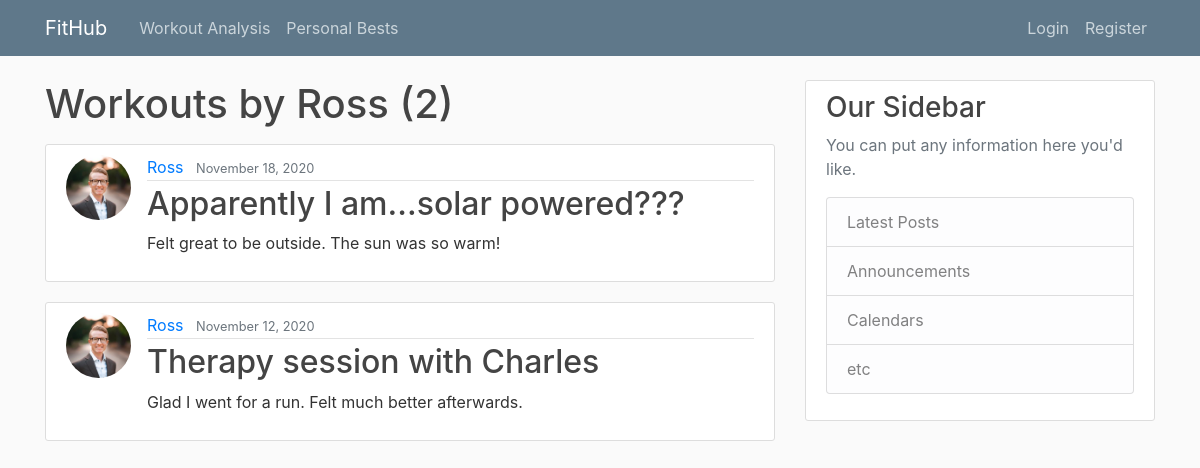
Screenshot of /user/Ross with the database file from the repository.
### blog/models.py (models this page shows, shortened)
class Workout(models.Model):
    date = models.DateTimeField(default=timezone.now)
    start_time = models.DateTimeField(default=timezone.now)
    end_time = models.DateTimeField(default=timezone.now)
    title = models.CharField(max_length=75)
    description = models.TextField()
    class SportChoices(models.TextChoices):
        CYCLING = 'Cycling', _('Cycling')
        HIKING = 'Hiking', _('Hiking')
        LIFTING = 'Lifting Weights', _('Lifting Weights')
        RUNNING = 'Running', _('Running')
        SWIMMING = 'Swimming', _('Swimming')
        WALKING = 'Walking', _('Walking')
        YOGA = 'Yoga', _('Yoga')
    sport = models.CharField(
        max_length=15,
        choices=SportChoices.choices,
        default=SportChoices.RUNNING,
        blank=False
    )
    class TypeChoices(models.TextChoices):
        DISTANCE = 'Distance', _('Distance')
        INTERVAL = 'Interval', _('Interval')
        NONE = 'None', _('None')
        RACE = 'Race', _('Race')
        STRESS = 'Stress Relief', _('Stress Relief')
        TYPE_WORKOUT = 'Workout', _('Workout')
    type = models.CharField(
        max_length=15,
        choices=TypeChoices.choices,
        default=TypeChoices.NONE,
        blank=False
    )
    distance = models.DecimalField(max_digits=5, decimal_places=2)
    class MetChoices(models.TextChoices):
        EASY = 'Easy', _('Easy')
        MODERATE = 'Medium', _('Moderate')
        HARD = 'Hard', _('Hard')
    workout_intensity = models.CharField(
        max_length=10,
        choices=MetChoices.choices,
        default=MetChoices.MODERATE,
        blank=False
    )
    athlete = models.ForeignKey(User, on_delete=models.CASCADE)

### users/models.py (models this page shows, shortened)
class Profile(models.Model):
	user = models.OneToOneField(User, on_delete = models.CASCADE)
	image = models.ImageField(default='default.jpg', upload_to='profile_pics')

### blog/views.py (the view)
# urls.py: path("user/<str:username>",UserPostListView.as_view(), name="user-posts"),
class UserPostListView(ListView):
    model = Workout
    template_name = 'blog/user_posts.html'  # <app>/<model>_<viewtype>.html -> thats where it looks for by default
    context_object_name = 'workouts'
    paginate_by = 5
    def get_queryset(self):
        user = get_object_or_404(User, username=self.kwargs.get('username'))
        return Workout.objects.filter(athlete=user).order_by('-date')

### blog/templates/blog/user_posts.html (shortened to what this page needs)
{% extends "blog/base.html" %}
	{% block content %}
		<h1 class ="mb-3"> Workouts by {{ view.kwargs.username}} ({{ page_obj.paginator.count }})</h1>
	    {% for workout in workouts %}
	    	<article class="media content-section">
	    		<img class="rounded-circle article-img" src="{{workout.athlete.profile.image.url}}">
			  <div class="media-body">
			    <div class="article-metadata">
			      <a class="mr-2" href="{% url 'user-posts' workout.athlete.username %}">{{ workout.athlete }}</a>
			      <small class="text-muted">{{ workout.date | date:"F d, Y" }}</small>
			    </div>
			    <h2><a class="article-title" href="{% url 'workout-detail' workout.id%}">{{ workout.title }}</a></h2>
			    <p class="article-content">{{ workout.description }}</p>
			  </div>
			</article>
	    {% endfor %}
{% endblock content %}

### blog/static/blog/main.css (style rules this page uses)
body { background: #fafafa; color: #333333; margin-top: 5rem; }
h1, h2, h3, h4, h5, h6 { color: #444444; }
.content-section { background: #ffffff; padding: 10px 20px; border: 1px solid #dddddd; border-radius: 3px; margin-bottom: 20px; }
.article-title { color: #444444; }
.article-content { white-space: pre-line; }
.article-img { height: 65px; width: 65px; margin-right: 16px; }
.article-metadata { padding-bottom: 1px; margin-bottom: 4px; border-bottom: 1px solid #e3e3e3 }

### rows the page displays
Workout: athlete.profile.image (picture), athlete "Ross", date "November 18, 2020", title "Apparently I am...solar powered???", description "Felt great to be outside. The sun was so warm!"
Workout: athlete.profile.image (picture), athlete "Ross", date "November 12, 2020", title "Therapy session with Charles", description "Glad I went for a run. Felt much better afterwards."

### other values shown
{{ view.kwargs.username }} "Ross"
{{ page_obj.paginator.count }} "2"
